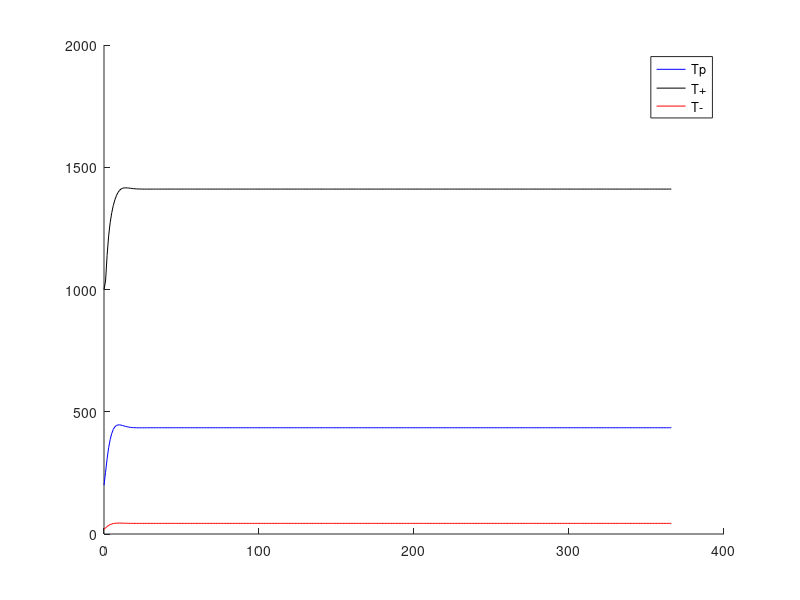

This chart was generated by the following MATLAB code:
%This is my shot at making a prostate cancer model, with certain
%assumptions listed in the accompanying text file. Three populations,
%Producers, moochers, and independants interact, and we look at how
%medication hits them.
clear all;clc;clf;

%Simulation stuffs:
step = 1;           %Step time (days)
timeApprox = 365;         %Simulation time (days)
time = (step - mod(timeApprox,step)) + timeApprox;    %Make time divisible by step.

stepNum = round(time/step);     %integer number of steps.  
t = 0:step:time;    %time vector

%Coefficients
r_tP = 0.6;         %growth rates (for tP)
r_tM = 3;
r_tI = 0.6;
testosteroneHelp = 0.001;       %How much testosterone impacts tM (really same as r_tM)

drugMurder = 1;     %Drug deathliness constant
drugDecayUnadjusted  = 1;     %How much drug concentration decreases per day (1 is 100%).
drugDecay = step * drugDecayUnadjusted;       %drug decay per step.

testosteroneProduction = .2;                 %Units Per tP
testosteroneDecayUnadjusted = .1;            %1 is 100%
testosteroneDecay = step * testosteroneDecayUnadjusted;     %testosterone decay per step

K = 10000;          %Carrying capacity (cells)

%Initialize cells
tP0 = 200;           %Number of inital Producer Cells
tM0 = 1000;          %Number of Moochers
tI0 = 20;            %Number of Independants


%Actual program here%%%%%%%%%%%%%%%%%%%%%%%%%%%%%%%%%%%%%%%%%%%%%%%%%%%%


%Initialize population vectors
tP = zeros(1,stepNum);
tM = zeros(1,stepNum);
tI = zeros(1,stepNum);
totalCells = zeros(1,stepNum);

tP(1) = tP0;
tM(1) = tM0;
tI(1) = tI0;
totalCells(1) = tP0 + tM0 + tI0;

drug = zeros(1,stepNum);                            %DrugConcentrationVector
testosterone = zeros(1,stepNum);                           %Testosterone Concentration
testosterone(1) = 1000;

%pop change for tP is: 
%r_tP*tP(i-1)*log(K/totalCells(i-1))                     %Gompertz growth
% - drugMurder*tP*drug(i-1)                             %Drug murder
%

%I included a testosterone factor for the moochers based on porportion of
%producers

for i = 2:stepNum+1
    tP(i) = max(r_tP*tP(i-1)*log(K/totalCells(i-1)),0);
    tM(i) = max(r_tM*tM(i-1)*log(K/totalCells(i-1))*(tP(i-1)/totalCells(i-1))*testosterone(i-1)*testosteroneHelp,0);
    tI(i) = max(r_tI*tI(i-1)*log(K/totalCells(i-1)),0);
    totalCells(i) = tP(i)+tM(i)+tI(i);             %Gives me total cancer pop

    drug(i) = max(drug(i-1) - drugDecay,0);        %Decays me some drugs
    testosterone(i) = max((1-testosteroneDecay)*testosterone(i-1) + testosteroneProduction*tP(i-1),0);
end


%Plot totalCells, tP, tM, tI here, maybe drug
hold on
plot(t,tP,'b')
plot(t,tM,'k')
plot(t,tI,'r')
legend('Tp','T+','T-')